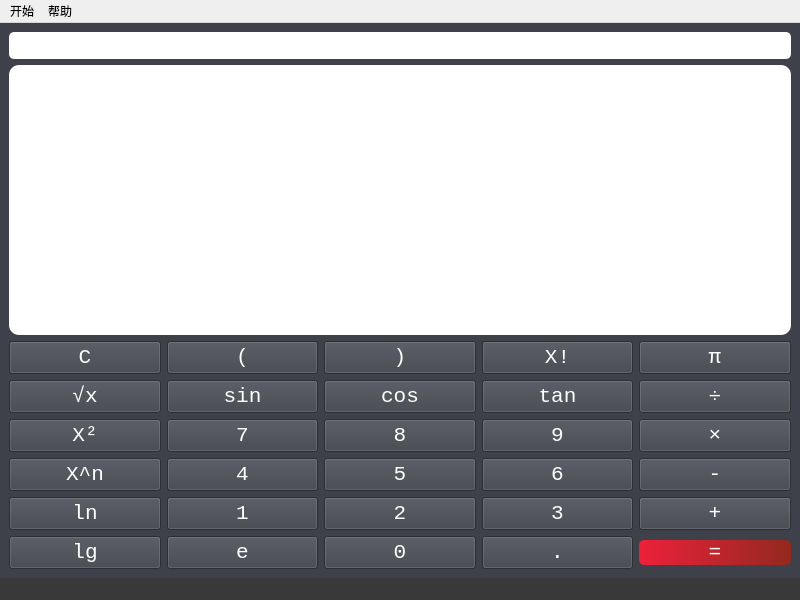
<?xml version="1.0" encoding="UTF-8"?>
<ui version="4.0">
 <class>MainWindow</class>
 <widget class="QMainWindow" name="MainWindow">
  <property name="geometry">
   <rect>
    <x>0</x>
    <y>0</y>
    <width>800</width>
    <height>600</height>
   </rect>
  </property>
  <property name="windowTitle">
   <string>科学计算器</string>
  </property>
  <property name="windowIcon">
   <iconset>
    <normaloff>ScientificCalculator.ico</normaloff>ScientificCalculator.ico</iconset>
  </property>
  <property name="styleSheet">
   <string notr="true">QToolTip {
    background-color: #000000;
    border: 2px solid #333333;
}</string>
  </property>
  <widget class="QWidget" name="centralwidget">
   <property name="styleSheet">
    <string notr="true">background-color: rgb(62, 65, 73);
color: rgb(255, 255, 255);</string>
   </property>
   <layout class="QGridLayout" name="gridLayout">
    <item row="0" column="0">
     <layout class="QGridLayout" name="mainGirdLayout">
      <item row="2" column="0">
       <layout class="QGridLayout" name="buttonGirdLayout">
        <item row="1" column="2">
         <widget class="QPushButton" name="buttonCos">
          <property name="font">
           <font>
            <family>Consolas</family>
            <pointsize>16</pointsize>
           </font>
          </property>
          <property name="text">
           <string>cos</string>
          </property>
         </widget>
        </item>
        <item row="3" column="0">
         <widget class="QPushButton" name="buttonPower">
          <property name="font">
           <font>
            <family>Consolas</family>
            <pointsize>16</pointsize>
           </font>
          </property>
          <property name="text">
           <string>X^n</string>
          </property>
         </widget>
        </item>
        <item row="1" column="0">
         <widget class="QPushButton" name="buttonRadical">
          <property name="font">
           <font>
            <family>Consolas</family>
            <pointsize>16</pointsize>
           </font>
          </property>
          <property name="text">
           <string>√x</string>
          </property>
         </widget>
        </item>
        <item row="5" column="1">
         <widget class="QPushButton" name="buttonE">
          <property name="font">
           <font>
            <family>Consolas</family>
            <pointsize>16</pointsize>
           </font>
          </property>
          <property name="toolTip">
           <string>这是自然常数e</string>
          </property>
          <property name="text">
           <string>e</string>
          </property>
         </widget>
        </item>
        <item row="4" column="4">
         <widget class="QPushButton" name="buttonAdd">
          <property name="font">
           <font>
            <family>Consolas</family>
            <pointsize>16</pointsize>
           </font>
          </property>
          <property name="text">
           <string>+</string>
          </property>
         </widget>
        </item>
        <item row="4" column="0">
         <widget class="QPushButton" name="buttonLn">
          <property name="font">
           <font>
            <family>Consolas</family>
            <pointsize>16</pointsize>
           </font>
          </property>
          <property name="text">
           <string>ln</string>
          </property>
         </widget>
        </item>
        <item row="1" column="4">
         <widget class="QPushButton" name="buttonDivid">
          <property name="font">
           <font>
            <family>Consolas</family>
            <pointsize>16</pointsize>
           </font>
          </property>
          <property name="text">
           <string>÷</string>
          </property>
         </widget>
        </item>
        <item row="0" column="3">
         <widget class="QPushButton" name="buttonFactorial">
          <property name="font">
           <font>
            <family>Consolas</family>
            <pointsize>16</pointsize>
           </font>
          </property>
          <property name="text">
           <string>X!</string>
          </property>
         </widget>
        </item>
        <item row="2" column="0">
         <widget class="QPushButton" name="buttonSquare">
          <property name="font">
           <font>
            <family>Consolas</family>
            <pointsize>16</pointsize>
           </font>
          </property>
          <property name="text">
           <string>X²</string>
          </property>
         </widget>
        </item>
        <item row="2" column="4">
         <widget class="QPushButton" name="buttonMultiply">
          <property name="font">
           <font>
            <family>Consolas</family>
            <pointsize>16</pointsize>
           </font>
          </property>
          <property name="text">
           <string>×</string>
          </property>
         </widget>
        </item>
        <item row="5" column="0">
         <widget class="QPushButton" name="buttonLg">
          <property name="font">
           <font>
            <family>Consolas</family>
            <pointsize>16</pointsize>
           </font>
          </property>
          <property name="toolTip">
           <string>这是以10为底的对数</string>
          </property>
          <property name="text">
           <string>lg</string>
          </property>
         </widget>
        </item>
        <item row="2" column="2">
         <widget class="QPushButton" name="button8">
          <property name="font">
           <font>
            <family>Consolas</family>
            <pointsize>16</pointsize>
           </font>
          </property>
          <property name="text">
           <string>8</string>
          </property>
         </widget>
        </item>
        <item row="0" column="2">
         <widget class="QPushButton" name="buttonRightBracket">
          <property name="font">
           <font>
            <family>Consolas</family>
            <pointsize>16</pointsize>
           </font>
          </property>
          <property name="text">
           <string>)</string>
          </property>
         </widget>
        </item>
        <item row="3" column="4">
         <widget class="QPushButton" name="buttonSubtract">
          <property name="font">
           <font>
            <family>Consolas</family>
            <pointsize>16</pointsize>
           </font>
          </property>
          <property name="text">
           <string>-</string>
          </property>
         </widget>
        </item>
        <item row="0" column="4">
         <widget class="QPushButton" name="buttonPI">
          <property name="font">
           <font>
            <family>Consolas</family>
            <pointsize>16</pointsize>
           </font>
          </property>
          <property name="text">
           <string>π</string>
          </property>
         </widget>
        </item>
        <item row="3" column="1">
         <widget class="QPushButton" name="button4">
          <property name="font">
           <font>
            <family>Consolas</family>
            <pointsize>16</pointsize>
           </font>
          </property>
          <property name="text">
           <string>4</string>
          </property>
         </widget>
        </item>
        <item row="0" column="0">
         <widget class="QPushButton" name="buttonC">
          <property name="font">
           <font>
            <family>Consolas</family>
            <pointsize>16</pointsize>
           </font>
          </property>
          <property name="styleSheet">
           <string notr="true"/>
          </property>
          <property name="text">
           <string>C</string>
          </property>
         </widget>
        </item>
        <item row="4" column="2">
         <widget class="QPushButton" name="button2">
          <property name="font">
           <font>
            <family>Consolas</family>
            <pointsize>16</pointsize>
           </font>
          </property>
          <property name="text">
           <string>2</string>
          </property>
         </widget>
        </item>
        <item row="1" column="3">
         <widget class="QPushButton" name="buttonTan">
          <property name="font">
           <font>
            <family>Consolas</family>
            <pointsize>16</pointsize>
           </font>
          </property>
          <property name="text">
           <string>tan</string>
          </property>
         </widget>
        </item>
        <item row="5" column="2">
         <widget class="QPushButton" name="button0">
          <property name="font">
           <font>
            <family>Consolas</family>
            <pointsize>16</pointsize>
           </font>
          </property>
          <property name="toolTip">
           <string>这是数字0</string>
          </property>
          <property name="text">
           <string>0</string>
          </property>
         </widget>
        </item>
        <item row="4" column="1">
         <widget class="QPushButton" name="button1">
          <property name="font">
           <font>
            <family>Consolas</family>
            <pointsize>16</pointsize>
           </font>
          </property>
          <property name="text">
           <string>1</string>
          </property>
         </widget>
        </item>
        <item row="3" column="3">
         <widget class="QPushButton" name="button6">
          <property name="font">
           <font>
            <family>Consolas</family>
            <pointsize>16</pointsize>
           </font>
          </property>
          <property name="text">
           <string>6</string>
          </property>
         </widget>
        </item>
        <item row="2" column="1">
         <widget class="QPushButton" name="button7">
          <property name="font">
           <font>
            <family>Consolas</family>
            <pointsize>16</pointsize>
           </font>
          </property>
          <property name="text">
           <string>7</string>
          </property>
         </widget>
        </item>
        <item row="5" column="3">
         <widget class="QPushButton" name="buttonSpot">
          <property name="font">
           <font>
            <family>Consolas</family>
            <pointsize>16</pointsize>
           </font>
          </property>
          <property name="toolTip">
           <string>这是小数点</string>
          </property>
          <property name="styleSheet">
           <string notr="true"/>
          </property>
          <property name="text">
           <string>.</string>
          </property>
         </widget>
        </item>
        <item row="1" column="1">
         <widget class="QPushButton" name="buttonSin">
          <property name="font">
           <font>
            <family>Consolas</family>
            <pointsize>16</pointsize>
           </font>
          </property>
          <property name="text">
           <string>sin</string>
          </property>
         </widget>
        </item>
        <item row="0" column="1">
         <widget class="QPushButton" name="buttonLeftBracket">
          <property name="font">
           <font>
            <family>Consolas</family>
            <pointsize>16</pointsize>
           </font>
          </property>
          <property name="text">
           <string>(</string>
          </property>
         </widget>
        </item>
        <item row="5" column="4">
         <widget class="QPushButton" name="buttonEqual">
          <property name="font">
           <font>
            <family>Consolas</family>
            <pointsize>16</pointsize>
           </font>
          </property>
          <property name="toolTip">
           <string>这是等号</string>
          </property>
          <property name="styleSheet">
           <string notr="true"> border-radius:5px;  
background-color: qlineargradient(spread:pad, x1:0, y1:0, x2:1, y2:0, stop:0 rgba(237, 33, 58), stop:1 rgba(147, 41, 30));</string>
          </property>
          <property name="text">
           <string>=</string>
          </property>
         </widget>
        </item>
        <item row="3" column="2">
         <widget class="QPushButton" name="button5">
          <property name="font">
           <font>
            <family>Consolas</family>
            <pointsize>16</pointsize>
           </font>
          </property>
          <property name="text">
           <string>5</string>
          </property>
         </widget>
        </item>
        <item row="4" column="3">
         <widget class="QPushButton" name="button3">
          <property name="font">
           <font>
            <family>Consolas</family>
            <pointsize>16</pointsize>
           </font>
          </property>
          <property name="text">
           <string>3</string>
          </property>
         </widget>
        </item>
        <item row="2" column="3">
         <widget class="QPushButton" name="button9">
          <property name="font">
           <font>
            <family>Consolas</family>
            <pointsize>16</pointsize>
           </font>
          </property>
          <property name="text">
           <string>9</string>
          </property>
         </widget>
        </item>
       </layout>
      </item>
      <item row="1" column="0">
       <widget class="QTextBrowser" name="historyDisplay">
        <property name="font">
         <font>
          <family>Consolas</family>
          <pointsize>16</pointsize>
         </font>
        </property>
        <property name="mouseTracking">
         <bool>false</bool>
        </property>
        <property name="focusPolicy">
         <enum>Qt::StrongFocus</enum>
        </property>
        <property name="toolTip">
         <string>&lt;html&gt;&lt;head/&gt;&lt;body&gt;&lt;p&gt;这是历史记录，可以在开始按钮里清除&lt;/p&gt;&lt;/body&gt;&lt;/html&gt;</string>
        </property>
        <property name="styleSheet">
         <string notr="true">background-color: rgb(255, 255, 255);
color: rgb(0, 0, 0);
border-radius:10px</string>
        </property>
        <property name="readOnly">
         <bool>true</bool>
        </property>
       </widget>
      </item>
      <item row="0" column="0">
       <widget class="QLineEdit" name="textDisplay">
        <property name="font">
         <font>
          <family>Consolas</family>
          <pointsize>16</pointsize>
         </font>
        </property>
        <property name="toolTip">
         <string>这是显示输入的表达式的地方</string>
        </property>
        <property name="styleSheet">
         <string notr="true">color: rgb(0, 0, 0);
background-color: rgb(255, 255, 255);
border-radius:5px</string>
        </property>
       </widget>
      </item>
     </layout>
    </item>
   </layout>
  </widget>
  <widget class="QMenuBar" name="menubar">
   <property name="geometry">
    <rect>
     <x>0</x>
     <y>0</y>
     <width>800</width>
     <height>31</height>
    </rect>
   </property>
   <widget class="QMenu" name="menuBegin">
    <property name="title">
     <string>开始</string>
    </property>
    <addaction name="actionClearHistory"/>
    <addaction name="actionExit"/>
   </widget>
   <widget class="QMenu" name="menuHelp">
    <property name="title">
     <string>帮助</string>
    </property>
    <addaction name="actionAbout"/>
   </widget>
   <addaction name="menuBegin"/>
   <addaction name="menuHelp"/>
  </widget>
  <widget class="QStatusBar" name="statusbar">
   <property name="styleSheet">
    <string notr="true">background-color: rgb(57, 57, 57);color:white;
font: 11pt &quot;微软雅黑&quot;;
</string>
   </property>
  </widget>
  <action name="actionClearHistory">
   <property name="text">
    <string>清除历史信息</string>
   </property>
  </action>
  <action name="actionExit">
   <property name="text">
    <string>退出</string>
   </property>
  </action>
  <action name="actionAbout">
   <property name="text">
    <string>关于本软件</string>
   </property>
  </action>
 </widget>
 <resources/>
 <connections/>
</ui>
